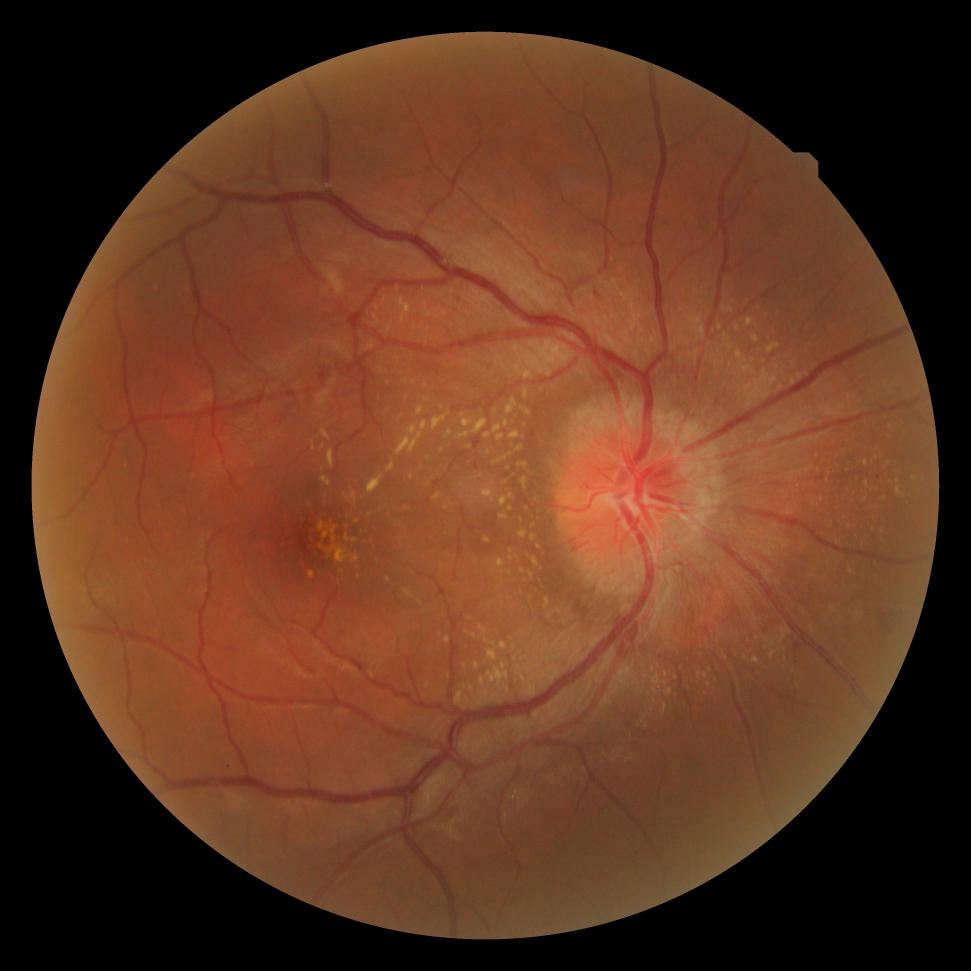
#> input picture image/A01_1.jpg, 2912 x 2912 px (shown at 1/3 size)
$ python retina.py   (older library calls are emulated)
#> lines starting #> are read from the running program, lines starting #| are printed output that depends on the picture
import cv2

def image_process(img):
    img = cv2.resize(img, (256, 256))
    laplacian = cv2.Laplacian(img, cv2.CV_64FC4)
    return laplacian


reader = cv2.imread('image/A01_1.jpg', cv2.IMREAD_GRAYSCALE)
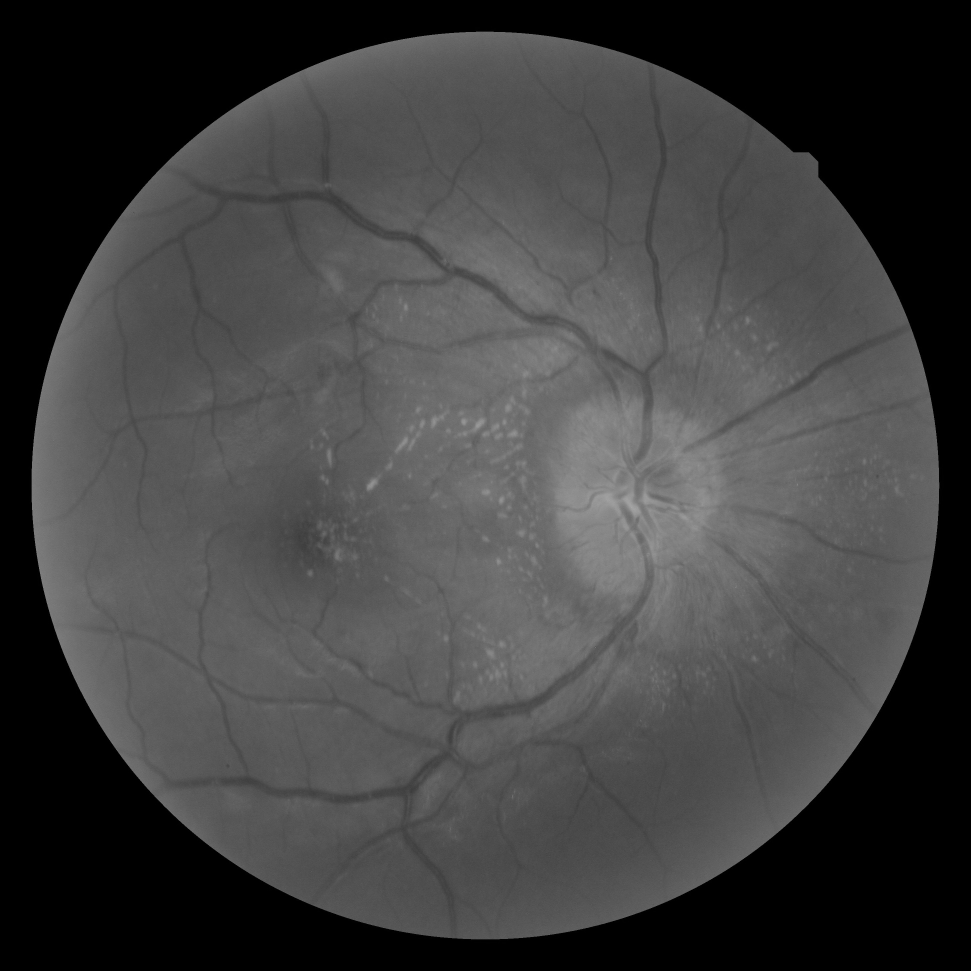
#> reader: shape (2912, 2912) (shown at 1/3 size); min 0, max 242, mean 63.8
reader = image_process(reader)
#> in image_process, `img = cv2.resize(img, (256, 256))`:
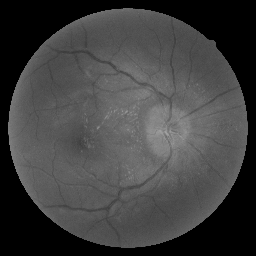
#> img: shape (256, 256); min 0, max 162, mean 63.8
#> in image_process, `laplacian = cv2.Laplacian(img, cv2.CV_64FC4)`:
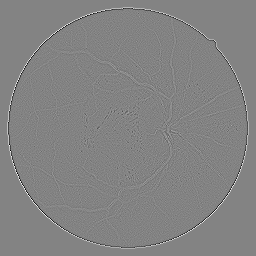
#> laplacian: shape (256, 256) float64; min -252, max 238, mean 0; drawn with min black and max white
cv2.imwrite("image/img.jpg", reader)
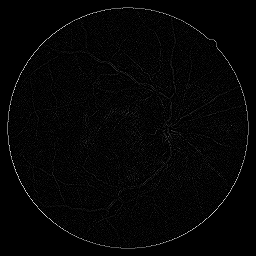
#> saved as img.jpg: shape (256, 256); min 0, max 238, mean 4.7
cv2.imshow("img", reader)
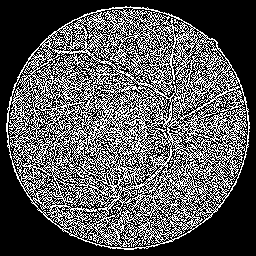
#> window 'img': shape (256, 256); 34.5% white in thin lines or dots
cv2.waitKey(0)
cv2.destroyAllWindows()
